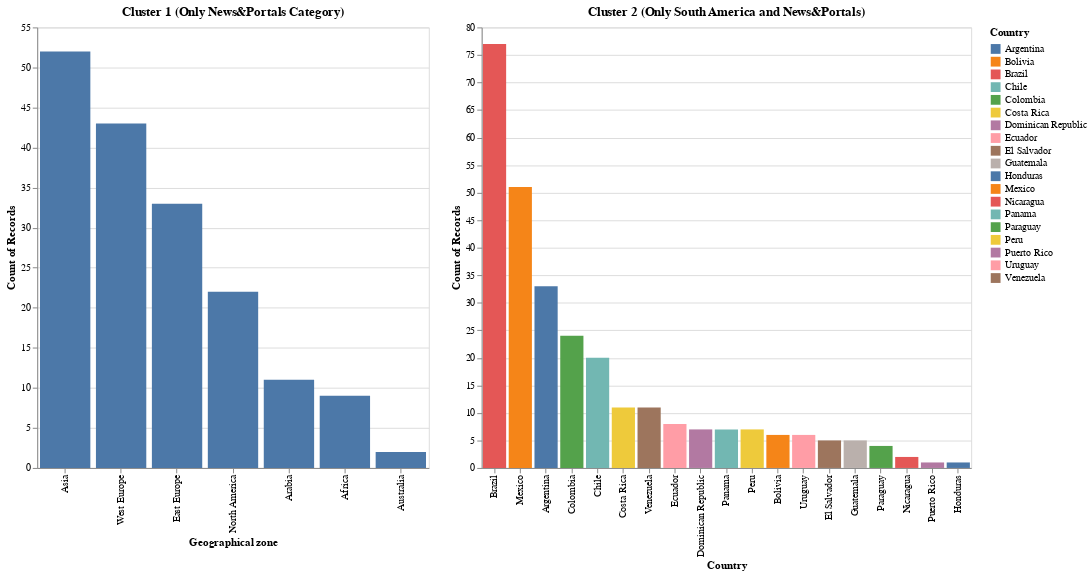

The notebook cell this image was saved under:
### Markdown cell above
***If the notebook is reproduced the specific number of the clusters detailed below will be different***

**CLUSTER 1**: 172 domains. All the Domains belong to the News&Portal category. The main geographical zones represented in this cluster are all except South America: Asia(30%), West Europe(25%), and East Europe(19%)
- 79% of  Arabian Domains are in this cluster
- 90% of African Domains are in this cluster
- 45% of Asian Domains are in this cluster
- 40% of West European Domains are in this cluster
- 36% of East European Domains are in this cluster
- 30% of North American Domains are in this cluster

**CLUSTER 2**: 286 domains. All the domains belongs to the News & Portals category, and all of them have the traffic from South America.

### Code cell
cluster1_graph = alt.Chart(cluster1).mark_bar().encode(
    x=alt.X('Geographical zone', sort=alt.Sort(op="count",order="descending")),
    y='count(Geographical zone)',
).properties(
    width=400,
    height=450,
    title="Cluster 1 (Only News&Portals Category)"
)


cluster2_graph = alt.Chart(cluster2).mark_bar().encode(
    x=alt.X('Country', sort=alt.Sort(op="count",order="descending")),
    y='count(Country)',
    color= 'Country',

).properties(
    width=500,
    height=450,
    title="Cluster 2 (Only South America and News&Portals)"
)

clusters1_2= cluster1_graph | cluster2_graph

clusters1_2

### Figure 1 — Vega-Lite specification as saved in the notebook (floating-point values rounded to 4 significant figures; data arrays with more than 128 entries replaced by an {"elided": "..."} marker saying what was removed)
{"config": {"view": {"continuousWidth": 400, "continuousHeight": 300}}, "hconcat": [{"data": {"name": "data-229980f90605984676d475c6903c28d8"}, "mark": "bar", "encoding": {"x": {"type": "nominal", "field": "Geographical zone", "sort": {"op": "count", "order": "descending"}}, "y": {"type": "nominal", "aggregate": "count", "field": "Geographical zone"}}, "height": 450, "title": "Cluster 1 (Only News&Portals Category)", "width": 400}, {"data": {"name": "data-08d0b5e6c2c1b180f3cd423d7cc5e78e"}, "mark": "bar", "encoding": {"color": {"type": "nominal", "field": "Country"}, "x": {"type": "nominal", "field": "Country", "sort": {"op": "count", "order": "descending"}}, "y": {"type": "nominal", "aggregate": "count", "field": "Country"}}, "height": 450, "title": "Cluster 2 (Only South America and News&Portals)", "width": 500}], "$schema": "https://vega.github.io/schema/vega-lite/v4.8.1.json", "datasets": {"data-229980f90605984676d475c6903c28d8": {"elided": "172 records"}, "data-08d0b5e6c2c1b180f3cd423d7cc5e78e": {"elided": "286 records"}}}
